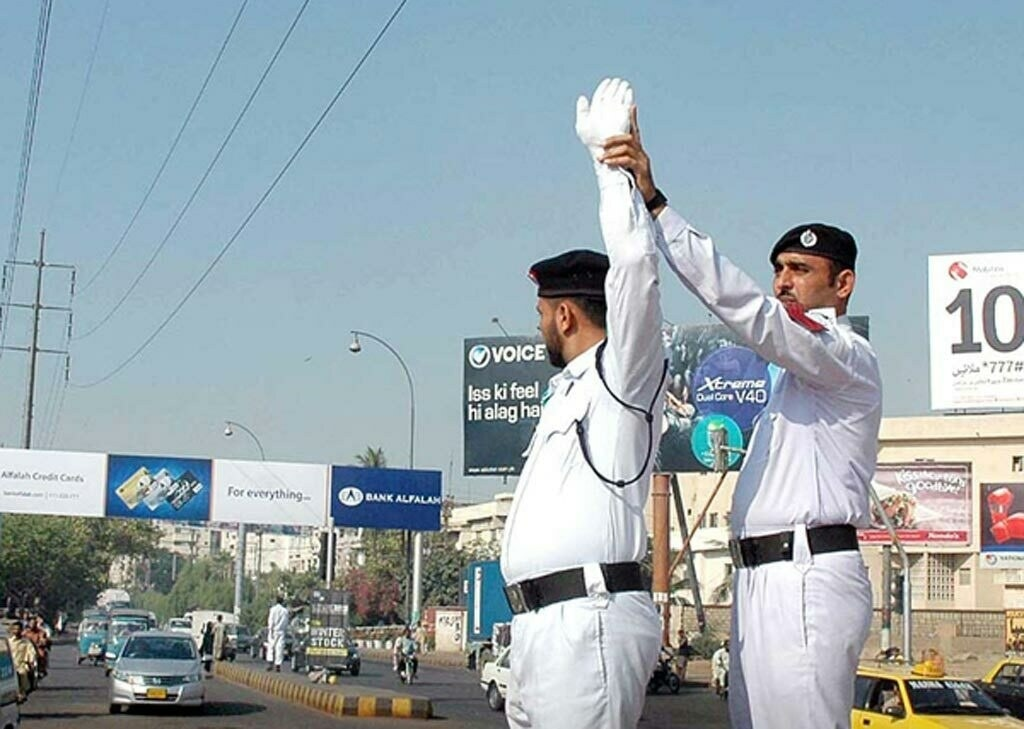
#> input picture 05_YOLOv8_Object_Detection/images/1.jpg, 1024 x 729 px
$ python -i face_extractor.py   (imports and definitions only)
#> lines starting #> are read from the running program, lines starting #| are printed output that depends on the picture
#> further down, picture is the input picture: shape (729, 1024, 3); mean B, G, R 172.7, 166.6, 151.9
import cv2
import numpy as np
from typing import List, Tuple, Dict, Any, Optional
from PIL import Image


class FaceExtractor:
    """
    Robust face detection and cropping pipeline for forensic deepfake analysis.
    Supports OpenCV Haar Cascade with optional MTCNN support and context margin expansion.
    Captures forehead, jawline, and ear-boundary artifacts critical for deepfake identification.
    """

    def __init__(self, margin: float = 0.25, min_face_size: int = 40):
        """
        Args:
            margin: Percentage by which bounding box is expanded in each direction (e.g. 0.25 = 25%).
            min_face_size: Minimum pixel dimension for face acceptance.
        """
        self.margin = margin
        self.min_face_size = min_face_size

        # Initialize primary OpenCV Haar Cascade (universally available offline)
        cascade_path = cv2.data.haarcascades + "haarcascade_frontalface_default.xml"
        self.cascade = cv2.CascadeClassifier(cascade_path)
        if self.cascade.empty():
            raise RuntimeError(f"Failed to load OpenCV face cascade from {cascade_path}")

    def detect_faces(self, image_np: np.ndarray) -> List[Dict[str, Any]]:
        """
        Detect face bounding boxes in an RGB or BGR numpy image.

        Args:
            image_np: Image as numpy array (H, W, 3).

        Returns:
            List of dicts: [{"bbox": (x, y, w, h), "confidence": float, "expanded_bbox": (x1, y1, x2, y2)}]
        """
        h_img, w_img = image_np.shape[:2]
#> h_img = 729; w_img = 1024

        # Convert to grayscale for Haar detector
        if len(image_np.shape) == 3:
            gray = cv2.cvtColor(image_np, cv2.COLOR_BGR2GRAY) if image_np.shape[2] == 3 else image_np
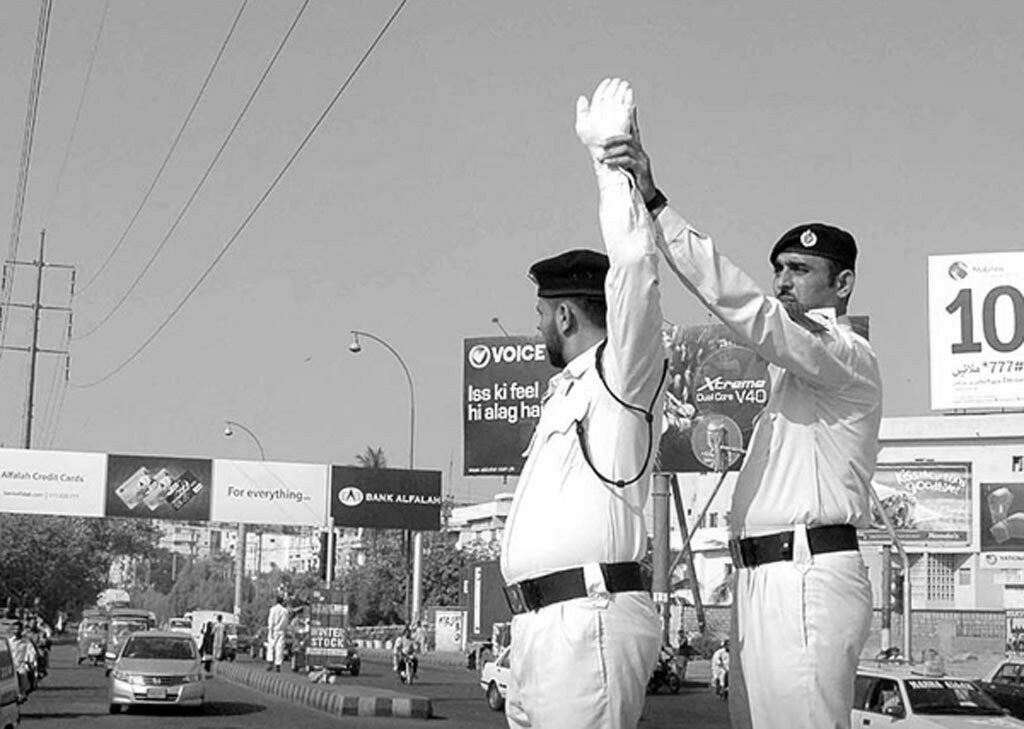
#> gray: shape (729, 1024); min 0, max 255, mean 162.9
        else:
            gray = image_np

        detections = self.cascade.detectMultiScale(
            gray,
            scaleFactor=1.1,
            minNeighbors=5,
            minSize=(self.min_face_size, self.min_face_size),
            flags=cv2.CASCADE_SCALE_IMAGE,
        )
#> detections = [[657, 214, 62, 62]]

        results = []
        for (x, y, w, h) in detections:
            # Expand box with margin
            dx = int(w * self.margin)
            dy = int(h * self.margin)

            x1 = max(0, x - dx)
            y1 = max(0, y - dy)
            x2 = min(w_img, x + w + dx)
            y2 = min(h_img, y + h + dy)

            results.append({
                "bbox": (int(x), int(y), int(w), int(h)),
                "expanded_bbox": (int(x1), int(y1), int(x2), int(y2)),
                "confidence": 0.95,  # Nominal confidence for cascade detections
            })
#> this loop made 1 pass
#> (x, y, w, h, dx, dy, x1, y1) on pass 1: (657, 214, 62, 62, 15, 15, 642, 199)
#> after the loop, results = 1 item

        return results

    def extract_face_crops(
        self,
        image_np: np.ndarray,
        target_size: Optional[Tuple[int, int]] = (224, 224)
    ) -> List[Tuple[np.ndarray, Dict[str, Any]]]:
        """
        Detects and crops all faces from image.

        Args:
            image_np: Full RGB image.
            target_size: Optional resize dimensions (W, H).

        Returns:
            List of (cropped_face_np, metadata_dict).
        """
        detections = self.detect_faces(image_np)
#> detections = 1 item
        crops = []

        for idx, det in enumerate(detections):
            x1, y1, x2, y2 = det["expanded_bbox"]
            crop = image_np[y1:y2, x1:x2]

            if crop.size == 0 or crop.shape[0] < 10 or crop.shape[1] < 10:
                continue

            if target_size is not None:
                crop = cv2.resize(crop, target_size, interpolation=cv2.INTER_LINEAR)

            meta = {
                "face_index": idx,
                "bbox": det["bbox"],
                "expanded_bbox": (x1, y1, x2, y2),
                "confidence": det["confidence"],
            }
            crops.append((crop, meta))
#> this loop made 1 pass
#> (x1, y1, x2, y2) on pass 1: (642, 199, 734, 291)
#> pass 1, in extract_face_crops, `crop = image_np[y1:y2, x1:x2]`:
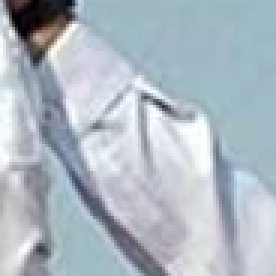
#> crop: shape (92, 92, 3) (shown 3 times larger); mean B, G, R 194.3, 184.5, 173.6
#> after the loop, crops = 1 item

        return crops

>>> import cv2
>>> picture = cv2.imread('../../../../05_YOLOv8_Object_Detection/images/1.jpg')
>>> result = FaceExtractor().extract_face_crops(picture)
#> result = 1 item

$ run again, on 05_YOLOv8_Object_Detection/images/3.jpg
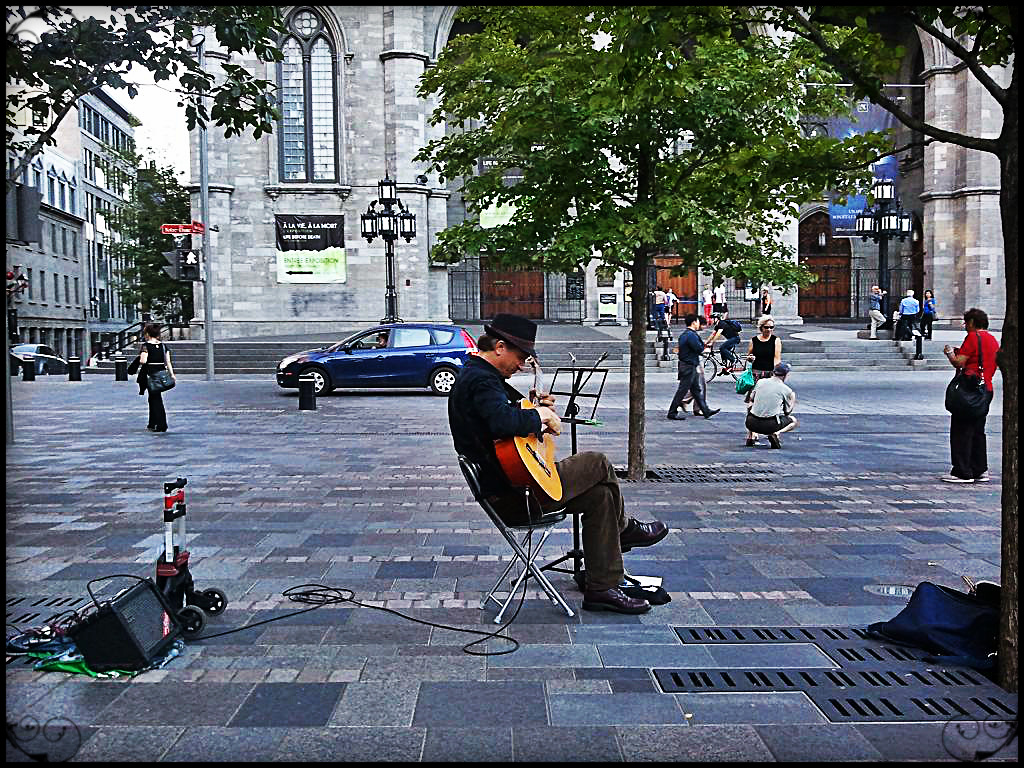
#> input picture 05_YOLOv8_Object_Detection/images/3.jpg, 1024 x 768 px
#> picture is the input picture: shape (768, 1024, 3); mean B, G, R 109.8, 102.2, 95
#> in detect_faces, `gray = cv2.cvtColor(image_np, cv2.COLOR_BGR2GRAY) if image_np.shape[2]..`:
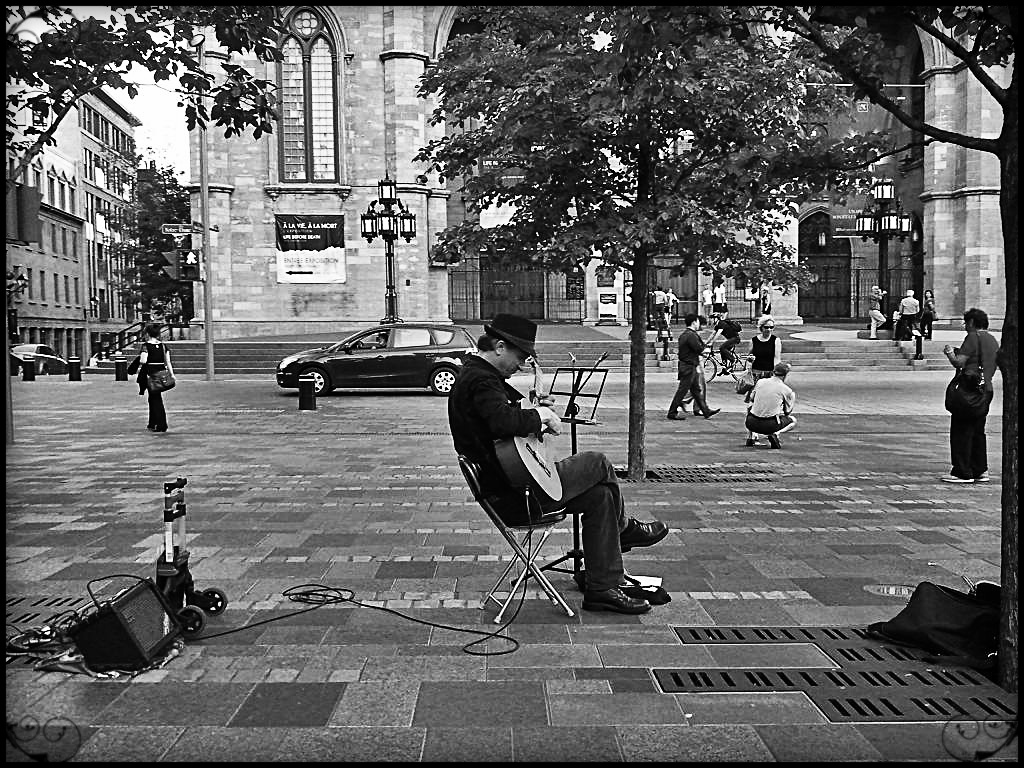
#> gray: shape (768, 1024); min 0, max 255, mean 100.9
#> in detect_faces, `detections = self.cascade.detectMultiScale( gray, scaleFactor=1.1, min..`: detections = [[957, 223, 53, 53]]
#> the loop in detect_faces, `for (x, y, w, h) in detections:` made 1 pass
#> (x, y, w, h, dx, dy, x1, y1) on pass 1: (957, 223, 53, 53, 13, 13, 944, 210)
#> after the loop in detect_faces, `for (x, y, w, h) in detections:`: results = 1 item
#> the loop in extract_face_crops, `for idx, det in enumerate(detections):` made 1 pass
#> (x1, y1, x2, y2) on pass 1: (944, 210, 1023, 289)
#> pass 1, in extract_face_crops, `crop = cv2.resize(crop, target_size, interpolation=cv2.INTER_LINEAR)`:
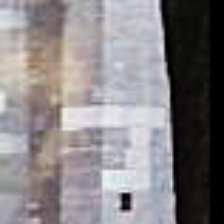
#> crop: shape (224, 224, 3); mean B, G, R 132.5, 129.8, 134.1
